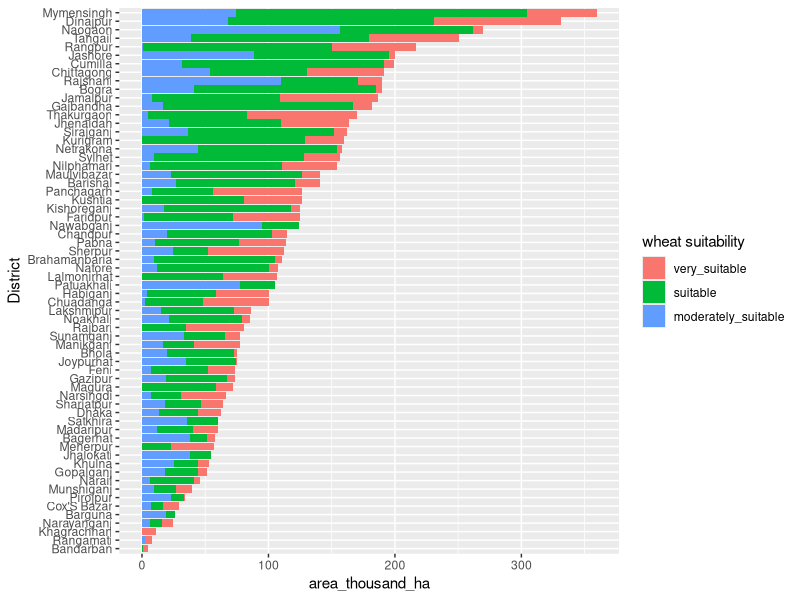

Source code (R):
##stacked_bar_plot(ordered) by Mustafa Kamal (CIMMYT Bangladesh) on 20200622.

## loading packages 
library(ggplot2)
library(reshape2)

## load dataset as dataframe 
df <- read.csv("wheat_suitability_area_tha_district_level.csv", header = TRUE, sep = ",")

## checking the variable name  
names(df)

## reshape dataframe for ggplot 
df1 <- melt(df, id=c("district","total_suitable_area"))


## Return the First few poriton of the dataframe
head(df1)

## creating plot using ggplot 
p<-ggplot(df1, aes(x = reorder(district, total_suitable_area), y = value, fill = variable)) +
  geom_bar(stat='identity') +
  coord_flip()+xlab("District") +ylab("area_thousand_ha") +
  labs(fill="wheat suitability")

plot(p)
